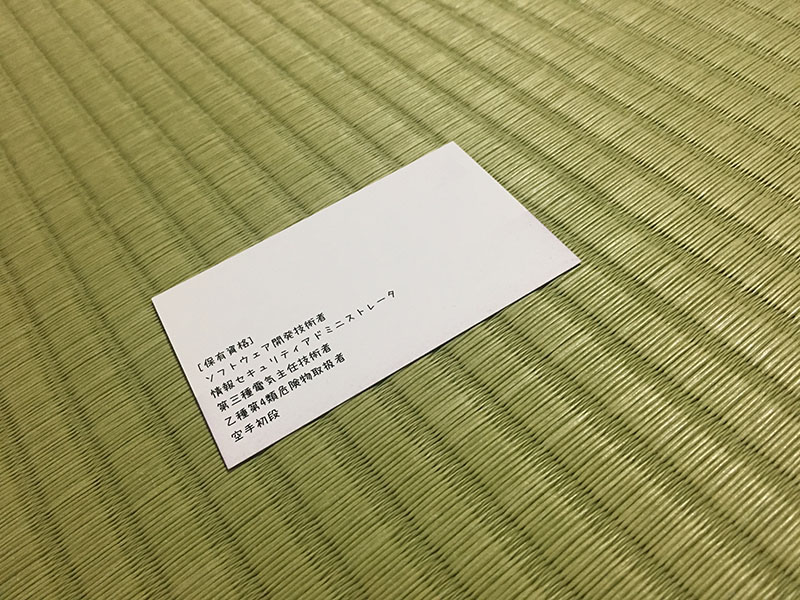
#> input picture Image.jpg, 800 x 600 px
$ python PythonOpenCVPerspectiveTransformation.py   (older library calls are emulated)
#> lines starting #> are read from the running program, lines starting #| are printed output that depends on the picture; after the words box and inside, x2 and y2 are one past the last pixel; in counts of white or black regions, pixels touching at a corner belong together
# -*- coding: utf-8 -*-
"""
Created on Mon May 13 12:25:18 2019

@author: PCmgr_2E00109296

台形補正
https://qiita.com/mix_dvd/items/5674f26af467098842f0
"""
import cv2
import numpy as np

# 画像読み込み
img = cv2.imread('Image.jpg')
#> img is the input picture: shape (600, 800, 3); mean B, G, R 97.1, 148.5, 153.2
cv2.imshow('org', img)
cv2.waitKey(0)
cv2.destroyAllWindows()

# モノクロ変換
gray = cv2.cvtColor(img, cv2.COLOR_BGR2GRAY)
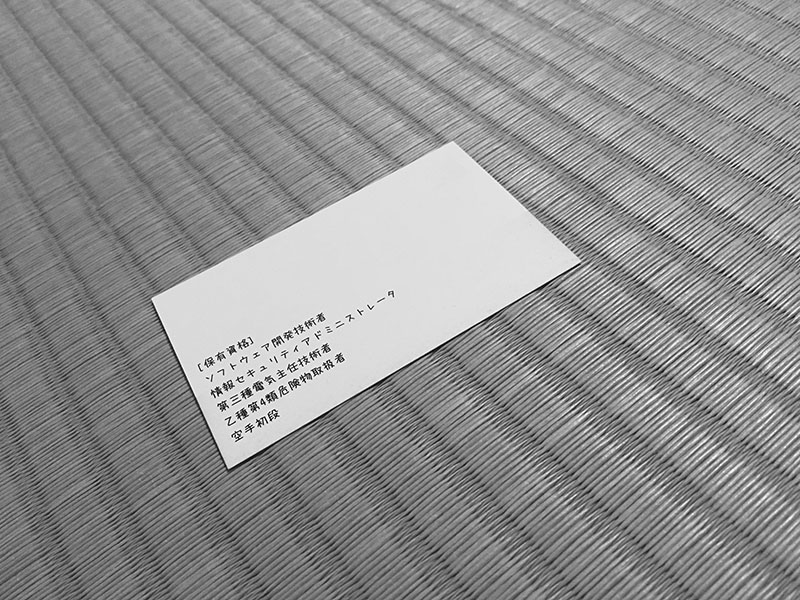
#> gray: shape (600, 800); min 0, max 255, mean 144
cv2.imshow('Gray', gray)
cv2.imwrite('Gray.jpg', gray)
cv2.waitKey(0)
cv2.destroyAllWindows()

#二値化
ret, Bin= cv2.threshold(gray,200,255,cv2.THRESH_BINARY)
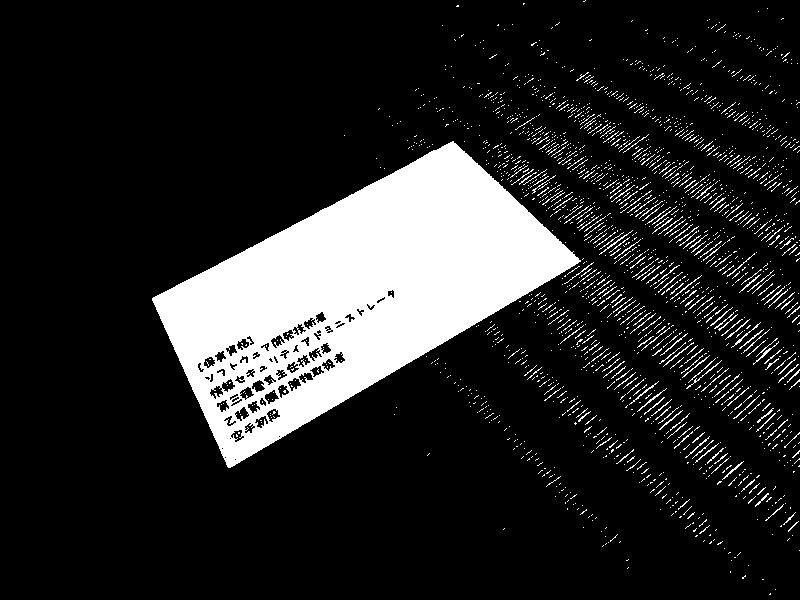
#> Bin: shape (600, 800); 15.6% white; 1978 white regions (1814 under 20 px)
cv2.imshow('Bin', Bin)
cv2.imwrite('Bin.jpg', Bin)
cv2.waitKey(0)
cv2.destroyAllWindows()

# 輪郭抽出
image, contours, hierarchy = cv2.findContours(Bin, cv2.RETR_TREE, cv2.CHAIN_APPROX_SIMPLE)
#> contours = 2051 contours, 1976 with area under 20; largest, box (x1, y1, x2, y2) and area: (152, 141, 581, 468) 65905, (234, 406, 250, 422) 126, (264, 389, 280, 405) 126, (239, 386, 255, 401) 120, (266, 408, 281, 423) 116

# 面積の大きいもののみ選別
areas = []
for cnt in contours:
    area = cv2.contourArea(cnt)
    if area > 10000:
        epsilon = 0.1*cv2.arcLength(cnt,True)
        approx = cv2.approxPolyDP(cnt,epsilon,True)
        areas.append(approx)
#> this loop made 2051 passes
#> (area, epsilon, approx) on pass 1406: (65905, 119.5, [[580, 260], [452, 141], [152, 300], [230, 467]])
#> after the loop, areas = [[[580, 260], [452, 141], [152, 300], [230, 467]]]

cv2.drawContours(img,areas,-1,(0,255,0),3)
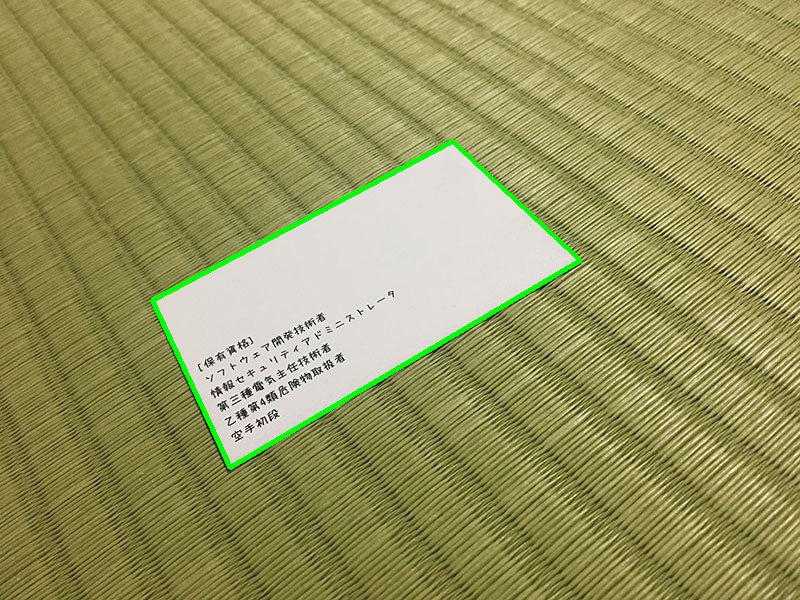
#> img: shape (600, 800, 3); 1.12% of pixels changed, all inside (x1, y1, x2, y2) = (150, 139, 583, 470)
cv2.imshow('Contours', img)
cv2.imwrite('Contours.jpg', img)
cv2.waitKey(0)
cv2.destroyAllWindows()

# 射影変換
# 枠の各点を対応する座標にあわせて射影変換します
dst = []

pts1 = np.float32(areas[0])
#> pts1 = [[580, 260], [452, 141], [152, 300], [230, 467]]
pts2 = np.float32([[600,300],[600,0],[0,0],[0,300]])
# この座標の場合、600x300pixの画像に変換される

#----------
# getPerspectiveTransform : 4組の対応点から透視変換を表す 3×3 の行列を求める
# src – 入力画像上の四角形の頂点の座標
# dst – 出力画像上の対応する四角形の頂点の座標

# warpPerspective : 上記の行列変換を用いて画像の透視変換を行う
#----------
M = cv2.getPerspectiveTransform(pts1,pts2)
#> M = [[2.41, -1.12, -28.59], [1.52, 2.88, -1094.6], [0.000522, 0.00188, 1]]
dst = cv2.warpPerspective(img,M,(600,300))
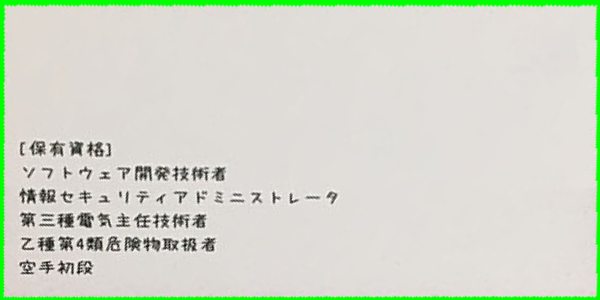
#> dst: shape (300, 600, 3); mean B, G, R 202.5, 217.4, 210.5

cv2.imshow('Dst', dst)
cv2.imwrite('Dst.jpg', dst)
cv2.waitKey(0)
cv2.destroyAllWindows()
